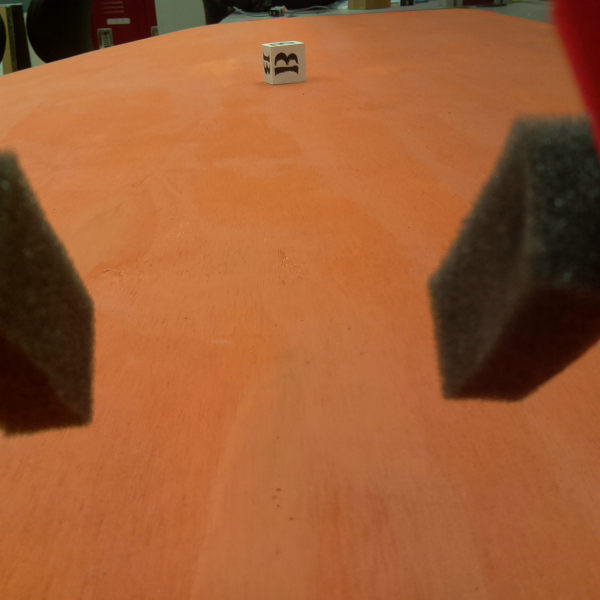
#> input picture OpenCV_Shape_Detection/locating2.png, 600 x 600 px
$ python ShapeDetection.py
#> lines starting #> are read from the running program, lines starting #| are printed output that depends on the picture
import cv2
import numpy as np

# Returns true if cube is found. Otherwise false

def main():
	findShape("locating2.png")


def findShape(name):
	# Read image
#> called with name = 'locating2.png'
	img = cv2.imread(name)
#> img is the input picture: shape (600, 600, 3); mean B, G, R 51.6, 91.8, 156.7
	cv2.imshow("Original Image",img)

	# RGB to Gray scale conversion
	img_gray = cv2.cvtColor(img,cv2.COLOR_RGB2GRAY)
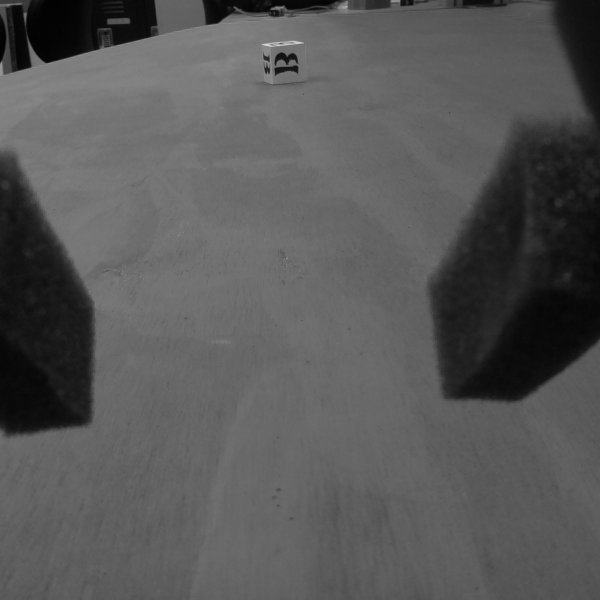
#> img_gray: shape (600, 600); min 1, max 218, mean 87.2
	cv2.namedWindow("Gray Converted Image",cv2.WINDOW_NORMAL)
	cv2.imshow("Gray Converted Image",img_gray)

	# Noise removal with iterative bilateral filter(removes noise while preserving edges)
	noise_removal = cv2.bilateralFilter(img_gray,9,75,75)
	cv2.namedWindow("Noise Removed Image",cv2.WINDOW_NORMAL)
	cv2.imshow("Noise Removed Image",noise_removal)

	# Thresholding the image
	ret,thresh_image = cv2.threshold(noise_removal,200,255,cv2.THRESH_BINARY)
#> thresh_image: shape (600, 600); every value is 0
	cv2.namedWindow("Image after Thresholding",cv2.WINDOW_NORMAL)
	cv2.imshow("Image after Thresholding",thresh_image)

	# Applying Canny Edge detection
	canny_image = cv2.Canny(thresh_image,250,255)
	cv2.namedWindow("Image after applying Canny",cv2.WINDOW_NORMAL)
	cv2.imshow("Image after applying Canny",canny_image)
	canny_image = cv2.convertScaleAbs(canny_image)

	# dilation to strengthen the edges
	kernel = np.ones((3,3), np.uint8)
	# Creating the kernel for dilation
	dilated_image = cv2.dilate(canny_image,kernel,iterations=1)
	cv2.namedWindow("Dilation", cv2.WINDOW_NORMAL)
	cv2.imshow("Dilation", dilated_image)
	contours, h = cv2.findContours(dilated_image, 1, 2)
#> contours = []; h = None
	contours = sorted(contours, key = cv2.contourArea, reverse = True)[:1]
	pt = (180, 3 * img.shape[0] // 4)
#> pt = (180, 450)

	for cnt in contours:
		approx = cv2.approxPolyDP(cnt,0.01*cv2.arcLength(cnt,True),True)

		if len(approx) > 0 and len(approx) <= 6:
			print("Cube")
			isCube = True
			cv2.drawContours(img,[cnt],-1,(255,0,0),3)

		#elif len(approx) == 7:
		#	print("Cube")
		#	cv2.drawContours(img,[cnt],-1,(255,0,0),3)
		else:
			isCube = False
			print("Cube not found")
#> this loop made 0 passes

		# [8 lines of commented-out code are left out]

	cv2.namedWindow("Shape", cv2.WINDOW_NORMAL)
	cv2.imshow('Shape',img)
	corners = cv2.goodFeaturesToTrack(thresh_image,6,0.06,25)
#> corners = None
	corners = np.float32(corners)
#> corners = nan
	for item in corners:
		x,y = item[0]
		cv2.circle(img,(x,y),10,255,-1)
	cv2.namedWindow("Corners", cv2.WINDOW_NORMAL)
	cv2.imshow("Corners",img)

	cv2.waitKey()
	return isCube


if __name__ == "__main__":
#> (the run stopped early here; a loop or call above may not have finished)

$ run again, with OpenCV_Shape_Detection/locating.png copied over OpenCV_Shape_Detection/locating2.png
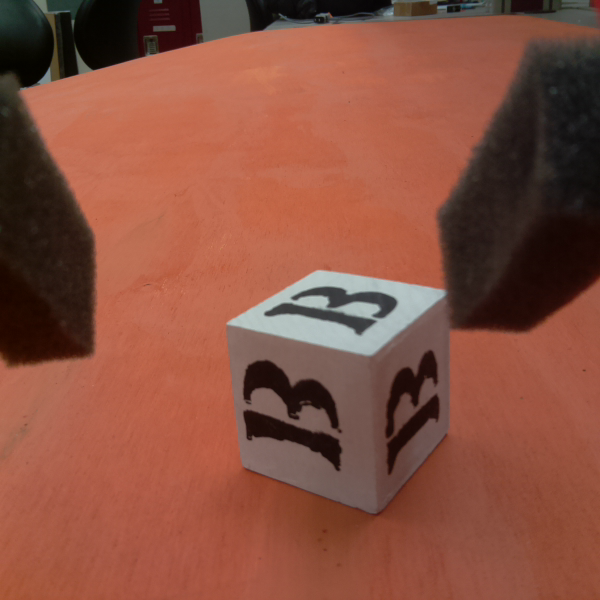
#> input picture OpenCV_Shape_Detection/locating.png, 600 x 600 px
#> in findShape, img is the input picture: shape (600, 600, 3); mean B, G, R 63.3, 79.9, 135.8
#> in findShape, `img_gray = cv2.cvtColor(img,cv2.COLOR_RGB2GRAY)`:
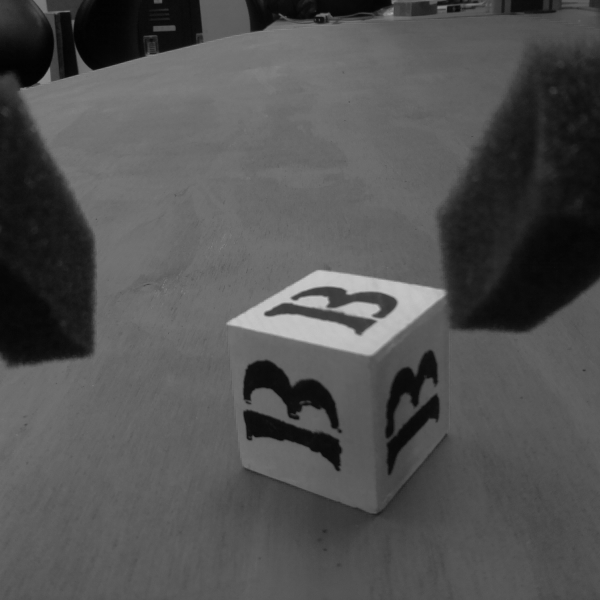
#> img_gray: shape (600, 600); min 2, max 200, mean 81.3
#> thresh_image: shape (600, 600); every value is 0
#> contours = []; h = None
#> in findShape, `corners = np.float32(corners)`: corners = nan

$ run again, with OpenCV_Shape_Detection/pickup.png copied over OpenCV_Shape_Detection/locating2.png
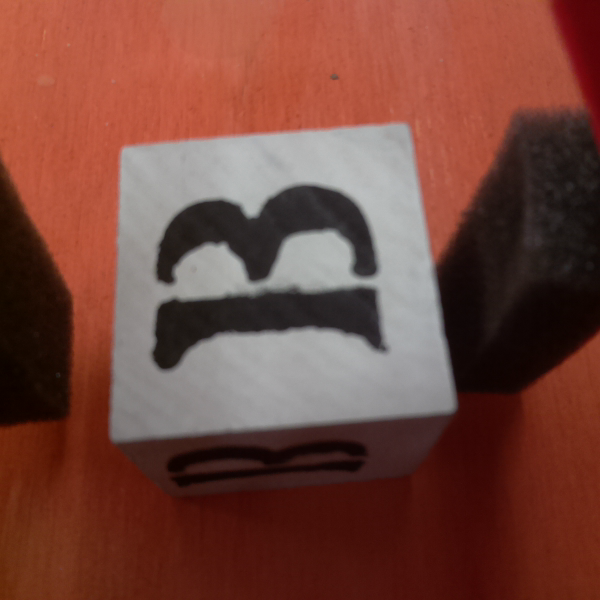
#> input picture OpenCV_Shape_Detection/pickup.png, 600 x 600 px
#> in findShape, img is the input picture: shape (600, 600, 3); mean B, G, R 59.6, 69.8, 116.7
#> in findShape, `img_gray = cv2.cvtColor(img,cv2.COLOR_RGB2GRAY)`:
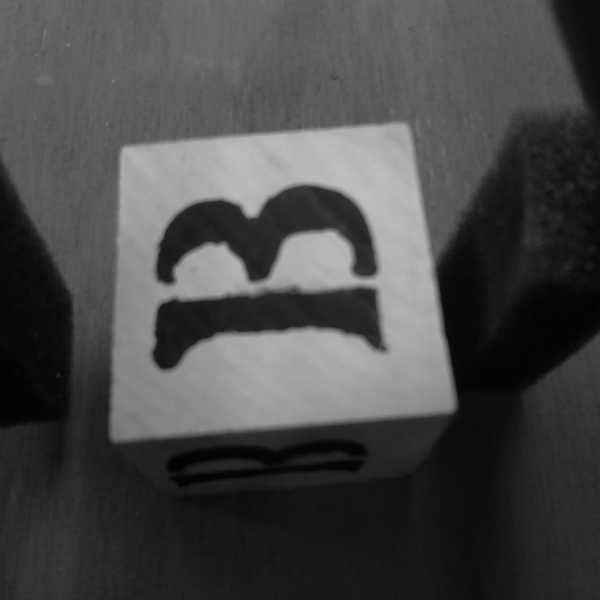
#> img_gray: shape (600, 600); min 2, max 192, mean 72.1
#> thresh_image: shape (600, 600); every value is 0
#> contours = []; h = None
#> in findShape, `corners = np.float32(corners)`: corners = nan
